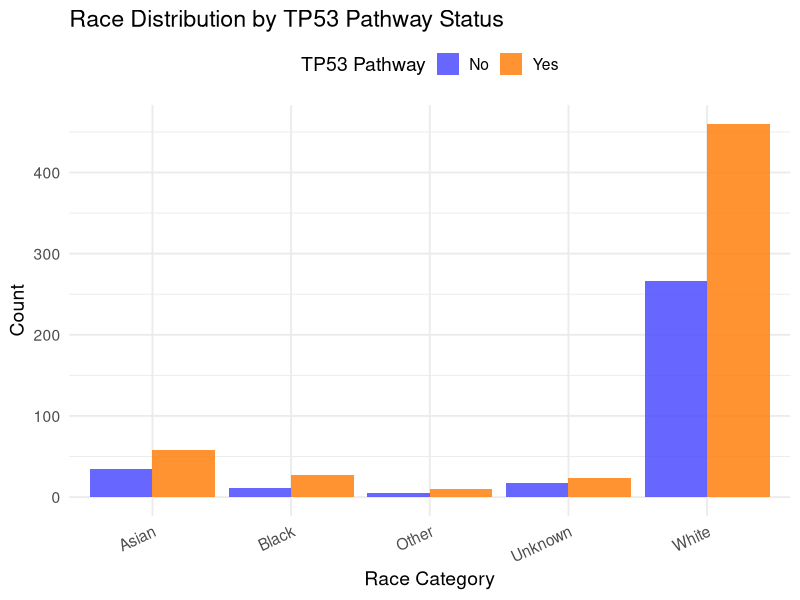

Write the R code that produced this figure.
## ---- chunk 1
#| echo: false
#| message: false
#| warning: false

library(tidyverse)

genomics_data <- read_csv("demographics_genomics_912_dataset.csv", show_col_types = FALSE)

genomics_data %>%
  filter(!is.na(`Race Category`), !is.na(`TP53 Pathway`)) %>%
  ggplot(aes(x = `Race Category`, fill = `TP53 Pathway`)) +
  geom_bar(position = "dodge", alpha = 0.85) +
  scale_fill_manual(values = c("No" = "#4D4DFF", "Yes" = "#FF7F0E")) +
  labs(
    title = "Race Distribution by TP53 Pathway Status",
    x = "Race Category",
    y = "Count",
    fill = "TP53 Pathway"
  ) +
  theme_minimal(base_size = 14) +
  theme(
    axis.text.x = element_text(angle = 25, hjust = 1),
    legend.position = "top"
  )
